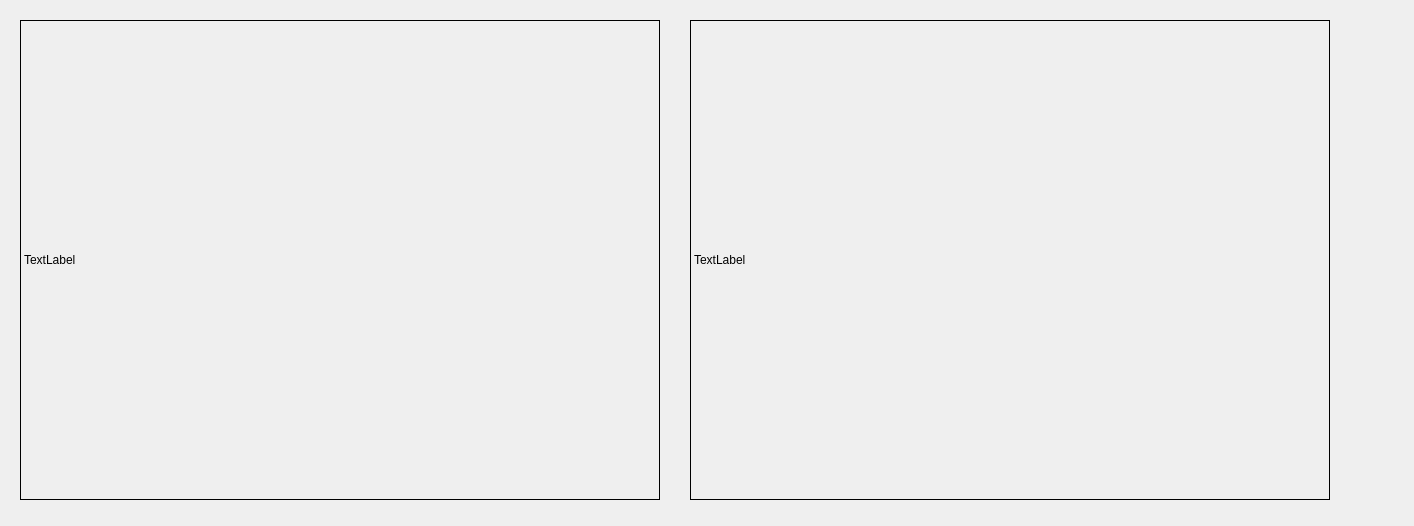
<?xml version="1.0" encoding="UTF-8"?>
<ui version="4.0">
 <class>MainWindowDesign</class>
 <widget class="QMainWindow" name="MainWindowDesign">
  <property name="geometry">
   <rect>
    <x>0</x>
    <y>0</y>
    <width>1414</width>
    <height>526</height>
   </rect>
  </property>
  <property name="windowTitle">
   <string>QRosApp</string>
  </property>
  <property name="windowIcon">
   <iconset resource="../resources/images.qrc">
    <normaloff>:/images/icon.png</normaloff>:/images/icon.png</iconset>
  </property>
  <property name="locale">
   <locale language="English" country="Australia"/>
  </property>
  <widget class="QWidget" name="centralwidget">
   <widget class="QLabel" name="label">
    <property name="geometry">
     <rect>
      <x>20</x>
      <y>20</y>
      <width>640</width>
      <height>480</height>
     </rect>
    </property>
    <property name="frameShape">
     <enum>QFrame::Box</enum>
    </property>
    <property name="text">
     <string>TextLabel</string>
    </property>
   </widget>
   <widget class="QLabel" name="label_2">
    <property name="geometry">
     <rect>
      <x>690</x>
      <y>20</y>
      <width>640</width>
      <height>480</height>
     </rect>
    </property>
    <property name="frameShape">
     <enum>QFrame::Box</enum>
    </property>
    <property name="text">
     <string>TextLabel</string>
    </property>
   </widget>
  </widget>
  <action name="action_Quit">
   <property name="text">
    <string>&amp;Quit</string>
   </property>
   <property name="shortcut">
    <string>Ctrl+Q</string>
   </property>
   <property name="shortcutContext">
    <enum>Qt::ApplicationShortcut</enum>
   </property>
  </action>
  <action name="action_Preferences">
   <property name="text">
    <string>&amp;Preferences</string>
   </property>
  </action>
  <action name="actionAbout">
   <property name="text">
    <string>&amp;About</string>
   </property>
  </action>
  <action name="actionAbout_Qt">
   <property name="text">
    <string>About &amp;Qt</string>
   </property>
  </action>
 </widget>
 <resources>
  <include location="../resources/images.qrc"/>
 </resources>
 <connections>
  <connection>
   <sender>action_Quit</sender>
   <signal>triggered()</signal>
   <receiver>MainWindowDesign</receiver>
   <slot>close()</slot>
   <hints>
    <hint type="sourcelabel">
     <x>-1</x>
     <y>-1</y>
    </hint>
    <hint type="destinationlabel">
     <x>399</x>
     <y>299</y>
    </hint>
   </hints>
  </connection>
 </connections>
</ui>
